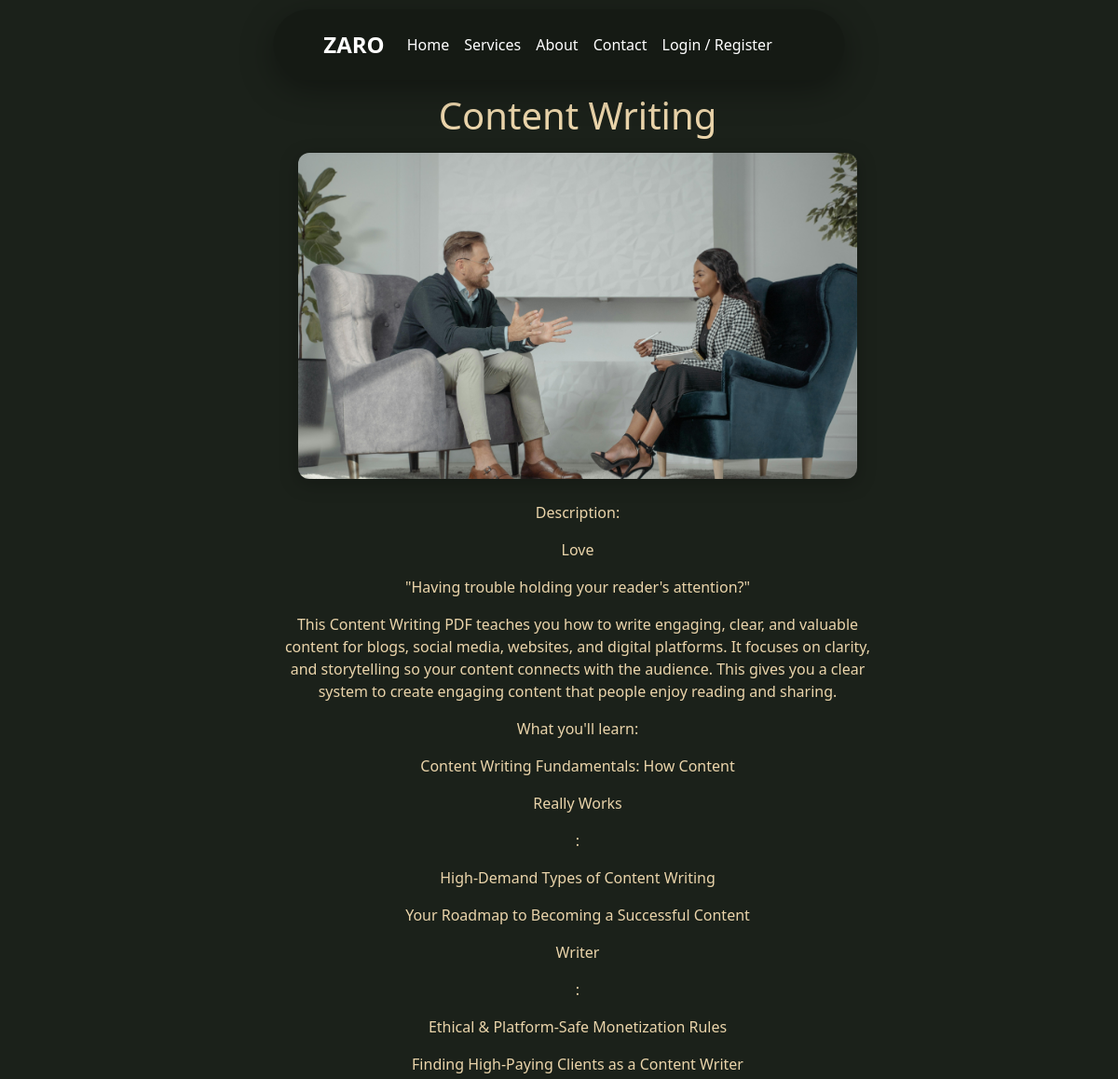
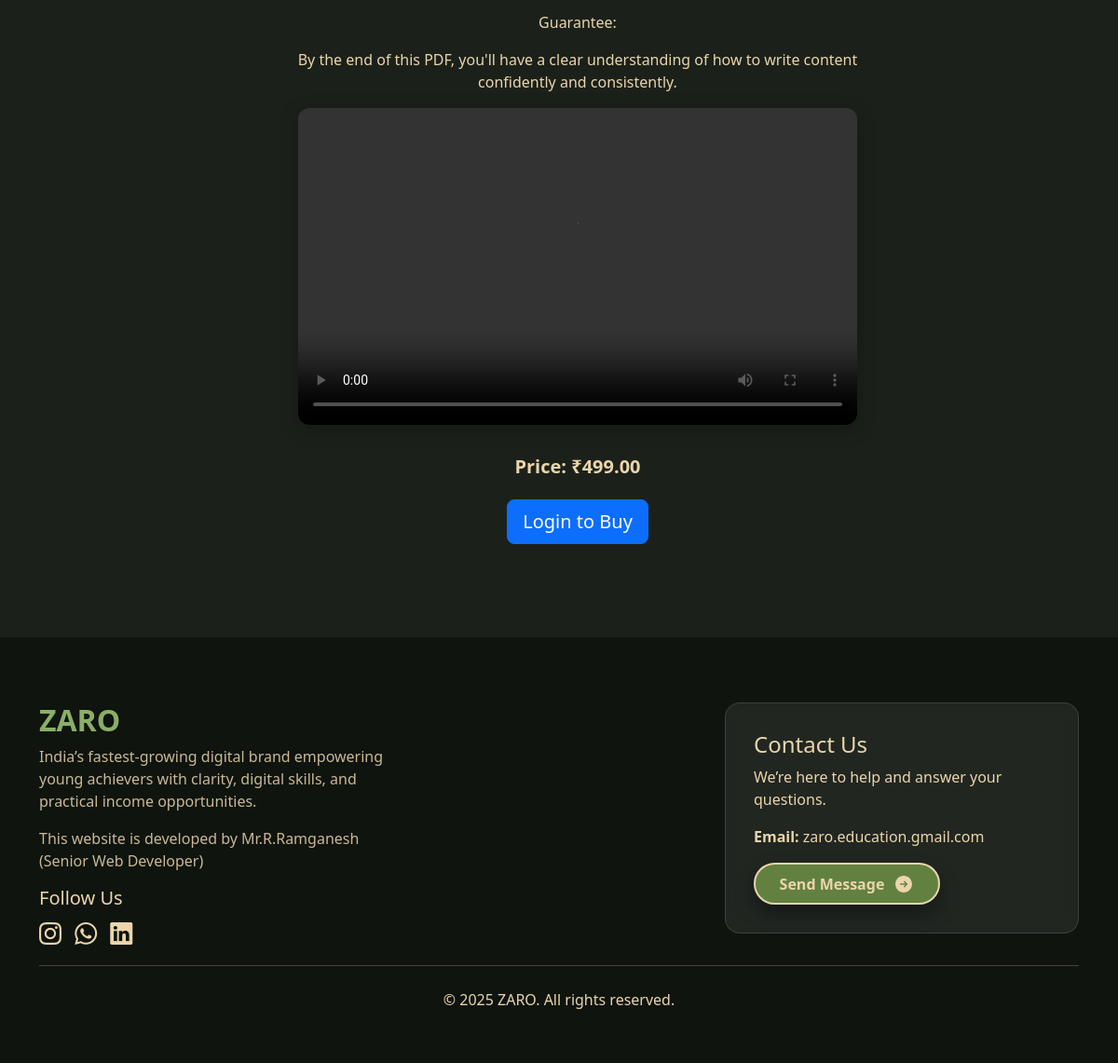
The app's page /courses/contentwriting/ with its own data (2 pictures, top to bottom).
### courses/models.py (models this page shows, shortened)
class Course(models.Model):
    title = models.CharField(max_length=200)
    category = models.ForeignKey(Category, on_delete=models.SET_NULL, null=True, blank=True)
    thumbnail = models.ImageField(upload_to='courses/thumbnails/', null=True, blank=True)
    short_description = models.CharField(max_length=300)
    full_description = models.TextField()
    price = models.DecimalField(max_digits=8, decimal_places=2, default=0)
    author = models.CharField(max_length=120, default='Admin')
    pdf = models.FileField(upload_to='courses/pdfs/', null=True, blank=True)
    slug = models.SlugField(unique=True)
    created_at = models.DateTimeField(auto_now_add=True)

### courses/views.py (the view)
# urls.py: path('<slug:slug>/', views.course_detail, name='course_detail'),
def course_detail(request, slug):
    course = get_object_or_404(Course, slug=slug)
    return render(request, 'courses/course_detail.html', {'course': course})

### templates/courses/course_detail.html (shortened to what this page needs)
{% extends 'base.html' %}
{% load static %}
{% block content %}
<center>
<div class="col-lg-8" style="margin: 100px; padding-left:100px;" >
    <h1 class="mb-3">{{ course.title }}</h1>
    <div class="course-thumbnail mb-4 text-center">
        <img src="{% static 'img/img2.jpg' %}"
     style="width:600px; height:350px; object-fit:cover; border-radius:12px; box-shadow:0 5px 20px rgba(0,0,0,0.25);">
    </div>
    <p class="course-description">{{ course.full_description|linebreaks }}</p>
    <div class="course-video mb-4 text-center">
        <video controls
               style="width:600px; height:340px; border-radius:12px; box-shadow:0 5px 20px rgba(0,0,0,0.25);">
            <source src="https://your-video-link.mp4" type="video/mp4">
        </video>
    </div>
    <p class="course-price"><strong>Price:</strong> ₹{{ course.price }}</p>
    {% if user.is_authenticated %}
    <a class="btn btn-success btn-lg" href="/courses/{{ course.slug }}/buy/">Buy Now</a>
    {% else %}
    <a class="btn btn-primary btn-lg" href="/accounts/login/?next=/courses/{{ course.slug }}/buy/">Login to Buy</a>
    {% endif %}
</div>
</center>
{% endblock %}

### static/css/style.css (style rules this page uses)
:root { --bg: #1B211A; --accent: #628141; --accent2: #8BAE66; --light: #EBD5AB; color-scheme: dark; }
body.dark-theme { background: var(--bg); color: var(--light); }
a { text-decoration: none !important; }
html, body { width: 100%; height: 100%; }
body { overflow-x: hidden; }
h1,h2,h3,h4,h5,p { color: var(--light); }

### templates/courses/course_detail.html (style rules this page uses)
.course-thumbnail img { border-radius: 12px; object-fit: cover; max-height: 400px; }
.course-video video { border-radius: 12px; max-height: 400px; box-shadow: 0 5px 20px rgba(0,0,0,0.25); }
.course-description { font-size: 1.1rem; line-height: 1.6; margin-bottom: 20px; }
.course-price { font-size: 1.25rem; font-weight: 600; margin-bottom: 20px; }

### records on screen
Course: title "Content Writing", full_description "Description: Love \"Having trouble holding your reader's attention?\" This Content Writing PDF teaches you how to write engaging, clear, and valuable content for blogs, social media, websites, and digital platforms. It focuses on clarity, and storytelling so your content connects with the audience. This gives you a clear system to create engaging content that people enjoy reading and sharing. What you'll learn: Content Writing Fundamentals: How Content Really Works : High-Demand Types of Content Writing Your Roadmap to Becoming a Successful Content Writer : Ethical & Platform-Safe Monetization Rules Finding High-Paying Clients as a Content Writer Guarantee: By the end of this PDF, you'll have…", price "499.00"
